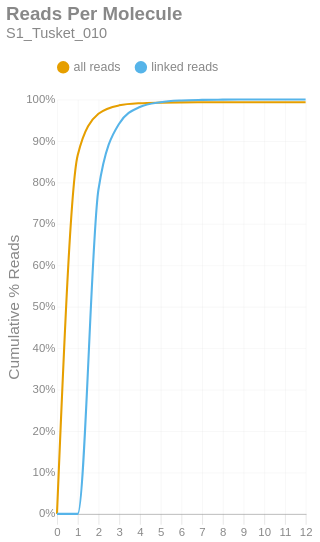

The cell this chart's notebook holds for it:
### Markdown cell above
### Reads per Molecule
This chart shows the cumulative distribution of the number of reads per linked molecule. That is, how many alignments are associated with a unique molecule. This excludes the number of reads associated with invalid or absent linked-read barcodes. The `linked` histogram is the percentages recalculated when disregarding singletons.

### Code cell
if SKIPLR:
    print_html(f"Skipped")
else:
    counts = np.bincount(valids['reads'].cast(pl.Int64).to_numpy())
    weighted = counts * np.arange(len(counts))
    all_perc = weighted / n_reads
    linked_perc = weighted / n_linked_reads
    linked_perc[1] = 0
    binned_df = pl.DataFrame({
        'readsper': list(range(len(counts))),
        'all reads (cumsum)': np.cumsum(all_perc).tolist(),
        'linked reads (cumsum)': np.cumsum(linked_perc).tolist(),
    })

    with SafeRender(binned_df):
        (
            density_plot(binned_df, 'Reads Per Molecule', samplename, 'readspmol')
            .encode(
                x=alt.X('readsper:O', title=None).axis(labelAngle=0).scale(padding=0),
                y=alt.Y('value:Q', title='Cumulative % Reads').axis(format='%').stack(False),
                color=alt.Color("key:N").scale(domain=["all reads", "linked reads"]),
                tooltip=[
                    alt.Tooltip("key:N", title="Data Type"),
                    alt.Tooltip("readsper:O", title="Reads Per Molecule"),
                    alt.Tooltip("value:Q", format=".2%", title="% Reads (Cum.)")
                ]            
            )
        ).display()

### Figure 1 — Vega-Lite specification as saved in the notebook (floating-point values rounded to 4 significant figures)
{"width": "container", "height": 400, "config": {"title": {"anchor": "start", "dy": -15, "fontSize": 18, "color": "#888888", "subtitleColor": "#888888", "subtitleFontSize": 14}, "arc": {"fill": "#0072B2"}, "axis": {"domainColor": "#888888", "domainWidth": 0.5, "gridWidth": 0.2, "grid": false, "titleFontWeight": 400, "titleFontSize": 15, "labelFontSize": 11, "labelColor": "#888888", "tickColor": "#888888", "tickWidth": 0.2, "titleColor": "#888888"}, "axisBand": {"grid": false}, "axisX": {"grid": true, "tickSize": 10, "domainCap": "round"}, "axisY": {"domain": false, "grid": true, "tickSize": 0, "domainCap": "round"}, "background": "transparent", "header": {"labelFontSize": 15, "labelColor": "#888888", "titleFontSize": 15, "titleFontWeight": 600, "titleColor": "#888888"}, "legend": {"labelFont": "sans-serif", "labelFontSize": 12, "labelColor": "#888888", "symbolSize": 100, "symbolType": "circle", "titleFontSize": 12, "titlePadding": 10, "titleColor": "#888888", "title": null, "orient": "top"}, "range": {"category": ["#E69F00", "#56B4E9", "#009E73", "#F0E442", "#0072B2", "#D55E00", "#CC79A7", "#000000"], "diverging": ["#cfe8f3", "#a2d4ec", "#73bfe2", "#46abdb", "#1696d2", "#12719e"]}, "area": {"fill": "#0072B2", "fillOpacity": 0.7, "line": true, "strokeOpacity": 0.7}, "line": {"color": "#0072B2", "stroke": "#0072B2", "strokeWidth": 2}, "trail": {"color": "#0072B2", "stroke": "#0072B2", "strokeWidth": 0, "size": 1}, "point": {"filled": true, "fillOpacity": 1.0, "size": 95}, "text": {"color": "#888888", "fontSize": 11, "align": "right", "fontWeight": 400, "size": 11}, "bar": {"fill": "#0072B2", "stroke": null}, "view": {"stroke": null, "continuousWidth": 660, "continuousHeight": 400}}, "data": {"name": "data-98de216f8b70094921b792b986171b97"}, "mark": {"type": "line", "interpolate": "monotone", "point": {"opacity": 0, "size": 275}}, "encoding": {"color": {"field": "key", "scale": {"domain": ["all reads", "linked reads"]}, "type": "nominal"}, "tooltip": [{"field": "key", "title": "Data Type", "type": "nominal"}, {"field": "readsper", "title": "Reads Per Molecule", "type": "ordinal"}, {"field": "value", "format": ".2%", "title": "% Reads (Cum.)", "type": "quantitative"}], "x": {"axis": {"labelAngle": 0}, "field": "readsper", "scale": {"padding": 0}, "title": null, "type": "ordinal"}, "y": {"axis": {"format": "%"}, "field": "value", "stack": false, "title": "Cumulative % Reads", "type": "quantitative"}}, "params": [{"name": "param_c36ac31b6afebe62", "select": {"type": "point", "fields": ["key"]}, "bind": "legend"}], "title": {"text": "Reads Per Molecule", "subtitle": "S1_Tusket_010"}, "transform": [{"fold": ["all reads (cumsum)", "linked reads (cumsum)"]}, {"calculate": "replace(datum.key, ' (cumsum)', '')", "as": "key"}, {"filter": {"param": "param_c36ac31b6afebe62"}}], "usermeta": {"embedOptions": {"downloadFileName": "S1_Tusket_010.readspmol"}}, "$schema": "https://vega.github.io/schema/vega-lite/v6.1.0.json", "datasets": {"data-98de216f8b70094921b792b986171b97": [{"readsper": 0, "all reads (cumsum)": 0.0, "linked reads (cumsum)": 0.0}, {"readsper": 1, "all reads (cumsum)": 0.8653, "linked reads (cumsum)": 0.0}, {"readsper": 2, "all reads (cumsum)": 0.9654, "linked reads (cumsum)": 0.782}, {"readsper": 3, "all reads (cumsum)": 0.9858, "linked reads (cumsum)": 0.9415}, {"readsper": 4, "all reads (cumsum)": 0.9909, "linked reads (cumsum)": 0.9819}, {"readsper": 5, "all reads (cumsum)": 0.9924, "linked reads (cumsum)": 0.9933}, {"readsper": 6, "all reads (cumsum)": 0.993, "linked reads (cumsum)": 0.9976}, {"readsper": 7, "all reads (cumsum)": 0.9931, "linked reads (cumsum)": 0.999}, {"readsper": 8, "all reads (cumsum)": 0.9932, "linked reads (cumsum)": 0.9995}, {"readsper": 9, "all reads (cumsum)": 0.9932, "linked reads (cumsum)": 0.9997}, {"readsper": 10, "all reads (cumsum)": 0.9932, "linked reads (cumsum)": 0.9999}, {"readsper": 11, "all reads (cumsum)": 0.9933, "linked reads (cumsum)": 0.9999}, {"readsper": 12, "all reads (cumsum)": 0.9933, "linked reads (cumsum)": 1.0}]}}
